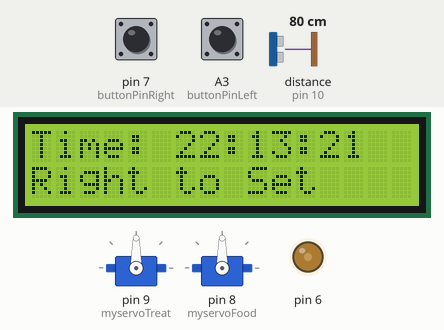
The sketch below on a simulated Arduino Uno, built with avr-gcc and run on an emulated ATmega328P. Shown: 2 × servo, 16×2 character LCD, output pins drawn as LEDs (lit = HIGH). Wiring (inferred from the names in the program): ultrasonic range finder: trigger pin 11; echo pin 10. The test bench sets the inputs (shaded band); at power-on: pin 7 (buttonPinRight) LOW, distance to the obstacle (sensor on pin 10) 80 cm, A3 (buttonPinLeft) LOW. The echo pulse lasts 58.3 µs per cm; the local clock reads 2024-03-15 10:24:30 at power-on unless the sketch sets it; pins used as bus, display or sensor lines are not drawn.

Above: at 1.2 s.
1.3 s: pin 7 (buttonPinRight) pulled HIGH for 0.15 s
At 2.6 s:
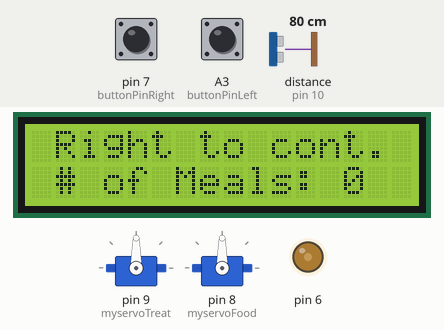
3.1 s: distance to the obstacle (sensor on pin 10) set to 2 cm
At 3.23 s:
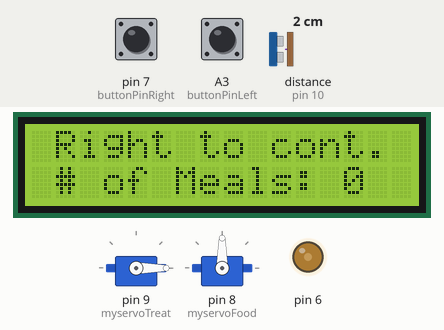
4.8 s: A3 (buttonPinLeft) pulled HIGH for 1 s
At 6.0 s:
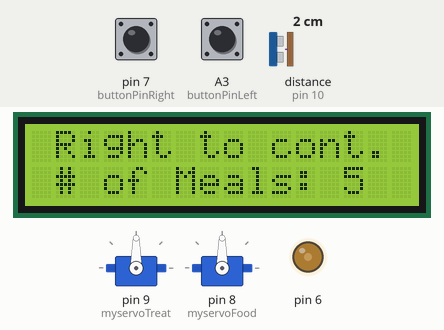
7.3 s: pin 7 (buttonPinRight) pulled HIGH for 1 s
At 9.4 s:
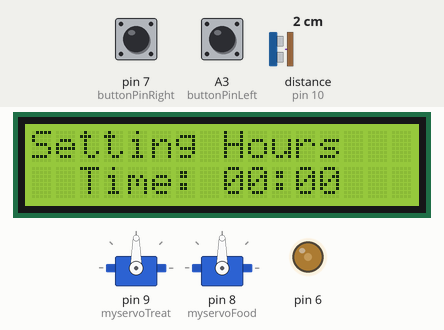
11.3 s: A3 (buttonPinLeft) pulled HIGH for 0.15 s
At 12.4 s:
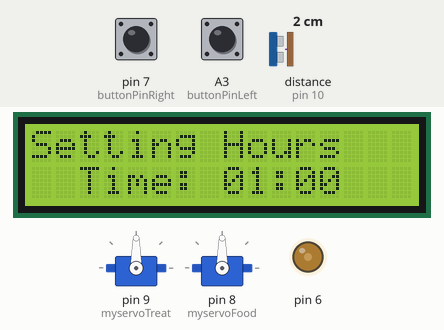
Timing chart, 0 to 15.0 s (numbered marks = the images above; inputs shaded):
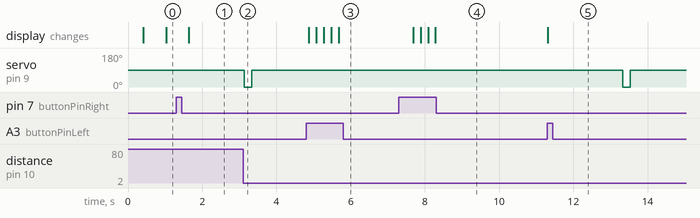

The sketch:

CatFeederNew.ino
```cpp
#include <Servo.h>
#include <RTClib.h>
#include <Wire.h>
#include <LiquidCrystal.h>

/////////Real Time Clock Set-Up//////////
RTC_DS3231 rtc;
char t[32];
DateTime now;
int Contrast=75;
LiquidCrystal lcd(12, 13, 5, 4, 3, 2);

/////////Schedule Setter Set-Up/////////
enum States2{INIT_sched, displayTime, setMeals, setSchedule} scheduleState;
unsigned int numMeals = 0;
unsigned int arrHours[10];
unsigned int arrMinutes[10];
unsigned long previousMillisSched;
const long schedMillis = 200;
const int buttonPinRight = 7;
int buttonStateRight = 0;
const int buttonPinLeft = A3;
int buttonStateLeft = 0;
int ss, mm, hh;

typedef struct{
  int mins;
  int hrs;
} feedTime;

feedTime times[10];
int tempMin = 0;
int tempHr = 0;
int mealIndex = 0;
int timeIndex = 0;

////////Food Servo Set-Up///////////////
Servo myservoFood;
enum States{INIT_FOOD, Wait_FOOD, Dispense} foodState;
unsigned long previousMillisFood;
const long openIntFood = 3000;
unsigned int i = 0;

/////Treat Servo Set-Up////////////////
const int trigPin = 11;
const int echoPin = 10;
float distance, duration;

bool sensorCheck = false;
int sensorTime = 0;

Servo myservoTreat;
enum States1{INIT, Ready, Open, Wait} treatState;
unsigned long previousMillis;
unsigned long currentMillis;
const long openInt = 200;
const long waitInt = 10000;

void setup() {
  Serial.begin(9600);
  pinMode(trigPin, OUTPUT);
  pinMode(echoPin, INPUT);
  myservoTreat.attach(9);
  rtc.begin();
  rtc.adjust(DateTime(F(__DATE__),F(__TIME__)));
  analogWrite(6,Contrast);
  lcd.begin(16, 2);
  pinMode(buttonPinRight, INPUT);
  //rtc.adjust(DateTime(2023, 4, 6, 15, 46, 0)); //For adjustments to time on RTC
  myservoFood.attach(8);
}

int treatTick (int state){
  switch(state){
    case INIT:
      myservoTreat.write(90);
      break;
    case Ready:
      myservoTreat.write(90);
      break;
    case Open:
      myservoTreat.write(0);
      break;
    case Wait:
      myservoTreat.write(90);
      break;
  }

  switch(state){
    case INIT:
      state = Ready;
      break;
    case Ready:
      if(sensorCheck){
        previousMillis = currentMillis;
        state = Open;
      }
      break;
    case Open:
      if(currentMillis - previousMillis >= openInt){
        previousMillis = currentMillis;
        state = Wait;
      }
      break;
    case Wait:
      if(currentMillis - previousMillis >= waitInt){
        state = Ready;
      }
      break;
  }
  return state;
}

int foodTick (int state){
  switch(state){
    case INIT_FOOD:
      myservoFood.write(90);
      break;
    case Wait_FOOD:
      myservoFood.write(90);
      break;
    case Dispense:
      myservoFood.write(180);
      break;
  }

  switch(state){
    case INIT_FOOD:
      state = Wait_FOOD;
      break;
    case Wait_FOOD:
      for(i = 0; i < numMeals; i++){
        if(mm == times[i].mins && hh == times[i].hrs && ss == 0){
          previousMillisFood = currentMillis;
          state = Dispense;
        }
      }
      break;
    case Dispense:
      if(currentMillis - previousMillisFood >= openIntFood/numMeals){
        previousMillisFood = currentMillis;
        state = Wait_FOOD;
      }
      break;
  }
  return state;
}

int scheduleTick (int state){
  switch(state){
    case INIT_sched:
      lcd.clear();
      break;
    case displayTime:
      lcd.setCursor(0, 0);
      lcd.print("Time: ");
      if (hh < 10) lcd.print("0");
      lcd.print(hh);
      lcd.print(':');
      if (mm < 10) lcd.print("0");
      lcd.print(mm);
      lcd.print(':');
      if (ss < 10) lcd.print("0");
      lcd.print(ss);
      lcd.setCursor(0,1);
      lcd.print("Right to Set");
      break;
    case setMeals:
      lcd.setCursor(0,0);
      lcd.print(" Right to cont.");
      if(buttonStateLeft == HIGH){
        if(numMeals == 9){
          numMeals = 0;
        }else{
          numMeals++;
        }
      }
      lcd.setCursor(0,1);
      lcd.print(" # of Meals: ");
      lcd.print(numMeals);


      break;
    case setSchedule:
      if(buttonStateRight == HIGH){
        timeIndex++;
        if(timeIndex > 1){
          timeIndex = 0;
          tempHr = 0;
          tempMin = 0;
          mealIndex++;
        }
      }
      if(buttonStateLeft == HIGH){
        if(timeIndex == 0){
          if(tempHr > 22){
            tempHr = 0;
          }else{
            tempHr++;
          }
        }else if(timeIndex == 1){
          if(tempMin > 58){
            tempMin = 0;
          }else{
            tempMin++;
          }
        }
      }
      lcd.setCursor(0,0);
      lcd.print("Setting ");
      if(timeIndex == 0){
        lcd.print("Hours");
      }else if(timeIndex == 1){
        lcd.print("Minutes");
      }
      lcd.setCursor(0,1);
      lcd.print("  Time: ");
      if (tempHr < 10) lcd.print("0");
      lcd.print(tempHr);
      lcd.print(':');
      if (tempMin < 10) lcd.print("0");
      lcd.print(tempMin);
      break;
  }

  switch(state){
    case INIT_sched:
      state = displayTime;
      break;
    case displayTime:
      if(buttonStateRight == HIGH){
        numMeals = 0;
        state = setMeals;
      }
      break;
    case setMeals:
      if(buttonStateRight == HIGH && numMeals != 0){
        state = setSchedule;
      }
      break;
    case setSchedule:
      if(mealIndex >= numMeals){
        state = displayTime;
        mealIndex = 0;
      }else{
        times[mealIndex].mins = tempMin;
        times[mealIndex].hrs = tempHr;
      }
      break;
  }
  return state;
}

void loop() {
  //////////Treat State Machine Prep/////////////
  digitalWrite(trigPin, LOW);
  delayMicroseconds(2);
  digitalWrite(trigPin, HIGH);
  delayMicroseconds(10);
  digitalWrite(trigPin, LOW);

  duration = pulseIn(echoPin, HIGH);
  distance = (duration*.0343)/2;

  if(distance < 15 && distance > 1){
    sensorTime++;
    if(sensorTime > 10){
      sensorCheck = true;
    }
  }else{
    sensorTime = 0;
    sensorCheck = false;
  }

  currentMillis = millis();
  treatState = (States1) treatTick(treatState);

  ///////////Schedule & Food State Machine Prep///////////////
  now = rtc.now();
  ss = now.second();
  mm = now.minute();
  hh = now.hour();
  foodState = (States) foodTick(foodState);

  if(currentMillis - previousMillisSched >= schedMillis){
    lcd.clear();
    buttonStateRight = digitalRead(buttonPinRight);
    buttonStateLeft = digitalRead(buttonPinLeft);
    previousMillisSched = currentMillis;
    scheduleState = (States2) scheduleTick(scheduleState);
  }
}
```

Measured:
- after the input at 1.3 s, the display: changes after 0.34 s (image 1)
- after the input at 3.1 s, servo on pin 9 (myservoTreat): 90° → 0° at once, → 90° 0.20 s later
- after the input at 4.8 s, the display: first changes after 0.07 s (image 3 shows a later state)
- after the input at 7.3 s, the display: first changes after 0.39 s (image 4 shows a later state)
- after the input at 11.3 s, the display: changes at once (image 5)
